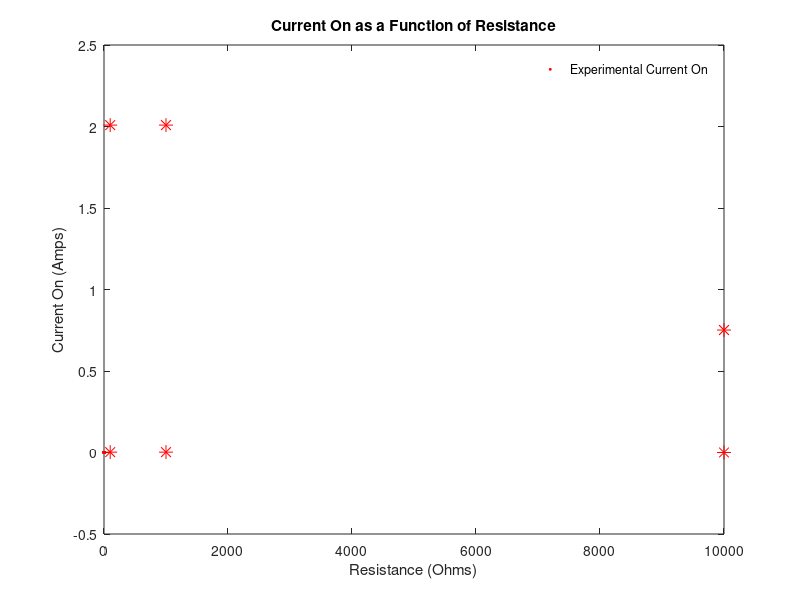

The MATLAB source for this figure:
clear
load('collected_data.mat');
% R=100
R100 = 100;
R1K = 1000;
R10K = 10000;
p100 = polyfit(Vin_Exp2_100, log(Iout_Exp2_100), 1);
Ut100 = real(1/p100(1));
Is100 = real(exp(p100(2)));

p1K = polyfit(Vin_Exp2_1K, log(Iout_Exp2_1K), 1);
Ut1K = 1/p1K(1);
Is1K = exp(p1K(2));

p10K = polyfit(Vin_Exp2_100, log(Iout_Exp2_100), 1);
Ut10K = 1/p10K(1);
Is10K = exp(p10K(2));

Ion100 = Ut100/100
Ion1K = Ut1K/1000;
Ion10K = Ut10K/10000;

Von100 = Ut100 * log(Ion100/Is100);
VonIndex100 = 41;
Von1K = Ut1K * log(Ion1K/Is1K);
Von10K = Ut10K * log(Ion10K/Is10K);
%% 
% First plot : Voltage - Voltage
% Experimental 
load('collected_data.mat');

plot(Vin_Exp2_100, Vout_Exp2_100, '*r','MarkerSize',2);
hold on;
plot(Vin_Exp2_1K, Vout_Exp2_1K, '*b','MarkerSize',2);
plot(Vin_Exp2_10K, Vout_Exp2_10K, '*g','MarkerSize',2);
% Theoretical will be some piecewise function.

% TODO Theoretical fits for voltage-voltage plot.



title( "Diode-Connected Transistor Voltage-Voltage Response");
ylabel("Voltage Out (Volts)");
xlabel("Voltage In (Volts)");

legend('Experimental, 100 Ohms', 'Experimental, 1K Ohms','Experimental, 10K Ohms','Theoretical, 100 Ohms', 'Theoretical, 1K Ohms','Theoretical, 10K Ohms')
legend('boxoff')
legend('Location','southeast')


hold off;
%% 
% Second plot : Current - Voltage Semilog plot
% Experimental 
load('collected_data.mat');

semilogy(Vin_Exp2_100, Iout_Exp2_100, '*r','MarkerSize',2);
hold on;
semilogy(Vin_Exp2_1K, Iout_Exp2_1K, '*b','MarkerSize',2);
semilogy(Vin_Exp2_10K, Iout_Exp2_10K, '*g','MarkerSize',2);
% Theoretical will be some piecewise function.

% TODO Theoretical fits for current-voltage plot.



title( "Diode-Connected Transistor Current-Voltage Response");
ylabel("Current Out (Amps)");
xlabel("Voltage In (Volts)");

legend('Experimental, 100 Ohms', 'Experimental, 1K Ohms','Experimental, 10K Ohms','Theoretical, 100 Ohms', 'Theoretical, 1K Ohms','Theoretical, 10K Ohms')
legend('boxoff')
legend('Location','southeast')


hold off;
%%
% Third plot : Linear plot of current-voltage for 100 ohms

load('collected_data.mat');

plot(Vin_Exp2_100, Iout_Exp2_100, '*r','MarkerSize',2);
hold on;
% Theoretical will be some piecewise function.
% This is complicated becuase our Von is experimental as well.

% TODO Theoretical fits for voltage-voltage plot.



title( "Diode-Connected Transistor Current-Voltage Reponse - 100 Ohm Resistor");
ylabel("Current Out (Amps)");
xlabel("Voltage In (Volts)");

legend('Experimental Current Response.');
legend('boxoff')
legend('Location','southeast')


hold off;
%%
% Fourth plot : Linear plot of current-voltage for 1K ohms

load('collected_data.mat');

plot(Vin_Exp2_1K, Iout_Exp2_1K, '*r','MarkerSize',2);
hold on;
% Theoretical will be some piecewise function.

% TODO Theoretical fits for voltage-voltage plot.



title( "Diode-Connected Transistor Current-Voltage Reponse - 1K Ohm Resistor");
ylabel("Current Out (Amps)");
xlabel("Voltage In (Volts)");

legend('Experimental Current Response');
legend('boxoff');
legend('Location','southeast');


hold off;
%%
% Fifth plot : Linear plot of current-voltage for 10K ohms

load('collected_data.mat');

plot(Vin_Exp2_10K, Iout_Exp2_10K, '*r','MarkerSize',2);
hold on;
% Theoretical will be some piecewise function.

% TODO Theoretical fits for voltage-voltage plot.


title( "Diode-Connected Transistor Current-Voltage Reponse - 10K Ohm Resistor");
ylabel("Current Out (Amps)");
xlabel("Voltage In (Volts)");

legend('Experimental Current Response');

legend('boxoff')
legend('Location','southeast')


hold off;
%%
% Sixth plot : Von as a function of Resistance
load('collected_data.mat');
hold on;
% Theoretical - not sure if necessary because we calculated this anyways.
TVon100 = Ut100.*log(Ut100./(R100*Is100));
TVon1K = Ut100.*log(Ut1K./(R1K*Is1K));
TVon10K = Ut100.*log(Ut10K./(R10K*Is10K));

% Experimental
% Plot each indivdual points because I'm not about to play God.
plot(R100, Von100, '*r', 'MarkerSize', 10);
%plot(R100, TVon100, '*b', 'MarkerSize', 10);

plot(R1K, abs(Von100), '*r', 'MarkerSize', 10);
%plot(R1K, abs(TVon1K), '*b', 'MarkerSize', 10);

plot(R10K, abs(Von10K), '*r', 'MarkerSize', 10);
%plot(R10K, abs(TVon10K), '*b', 'MarkerSize', 10);

title( "Voltage On as a Function of Resistance");
ylabel("Voltage On (Volts)");
xlabel("Resistance (Ohms)");

legend('Experimental Voltage On', 'Theoreitcal Voltage On');
legend('boxoff')
legend('Location','northeast')

hold off;

%% Seventh plot : Ion as a function of R
% Sixth plot : Ion as a function of Resistance
load('collected_data.mat');
hold on;
% Theoretical - not really necessary because this is how we calculated exp.
TIon100 = Ut100./R100;
TIon1K = Ut100./R1K;
TIon10K = Ut100./R10K;

% Experimental
% Plot each indivdual points because I'm not about to play God.
plot(R100, abs(Ion100), '*r', 'MarkerSize', 10);
% plot(R100, abs(TIon100), '*b', 'MarkerSize', 10);

plot(R1K, abs(Ion100), '*r', 'MarkerSize', 10);
% plot(R1K, abs(TIon1K), '*b', 'MarkerSize', 10);

plot(R10K, abs(Ion10K), '*r', 'MarkerSize', 10);
% plot(R10K, abs(TIon10K), '*b', 'MarkerSize', 10);

title( "Current On as a Function of Resistance");
ylabel("Current On (Amps)");
xlabel("Resistance (Ohms)");

legend('Experimental Current On');
legend('boxoff')
legend('Location','northeast')

hold off;